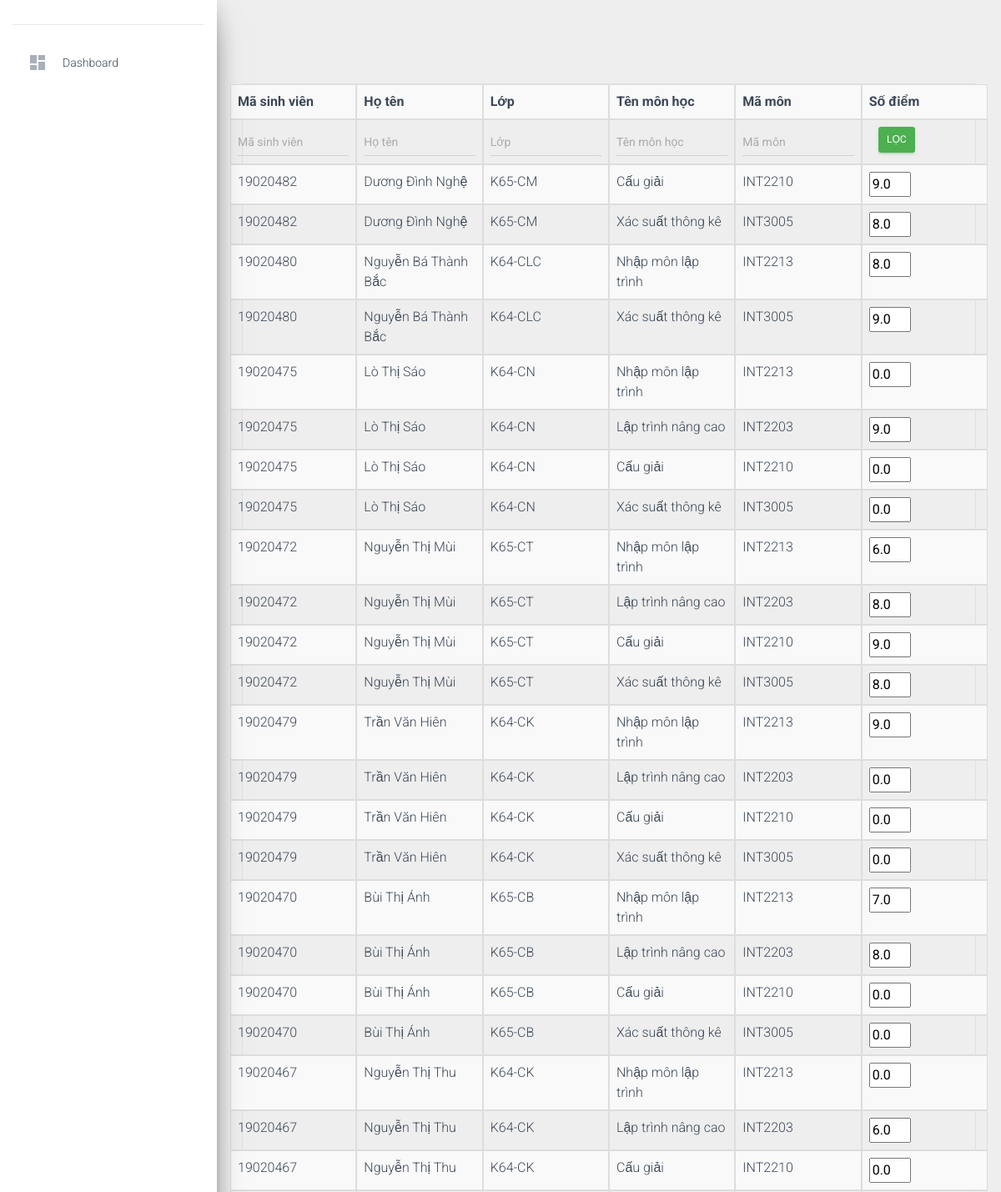
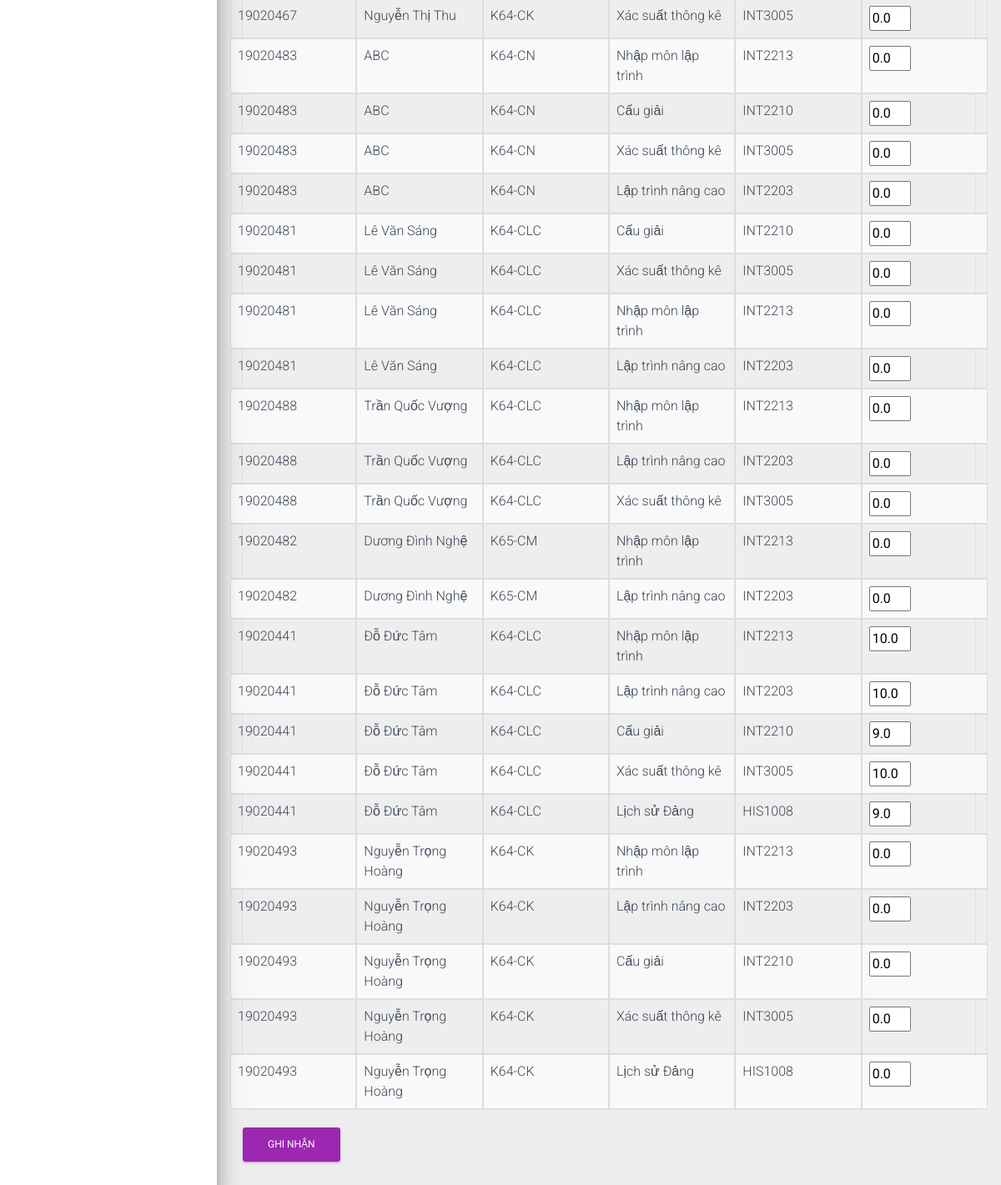
/queryOnSchoolGrade.php, run on an earlier commit of the app's database (2 pictures, top to bottom).
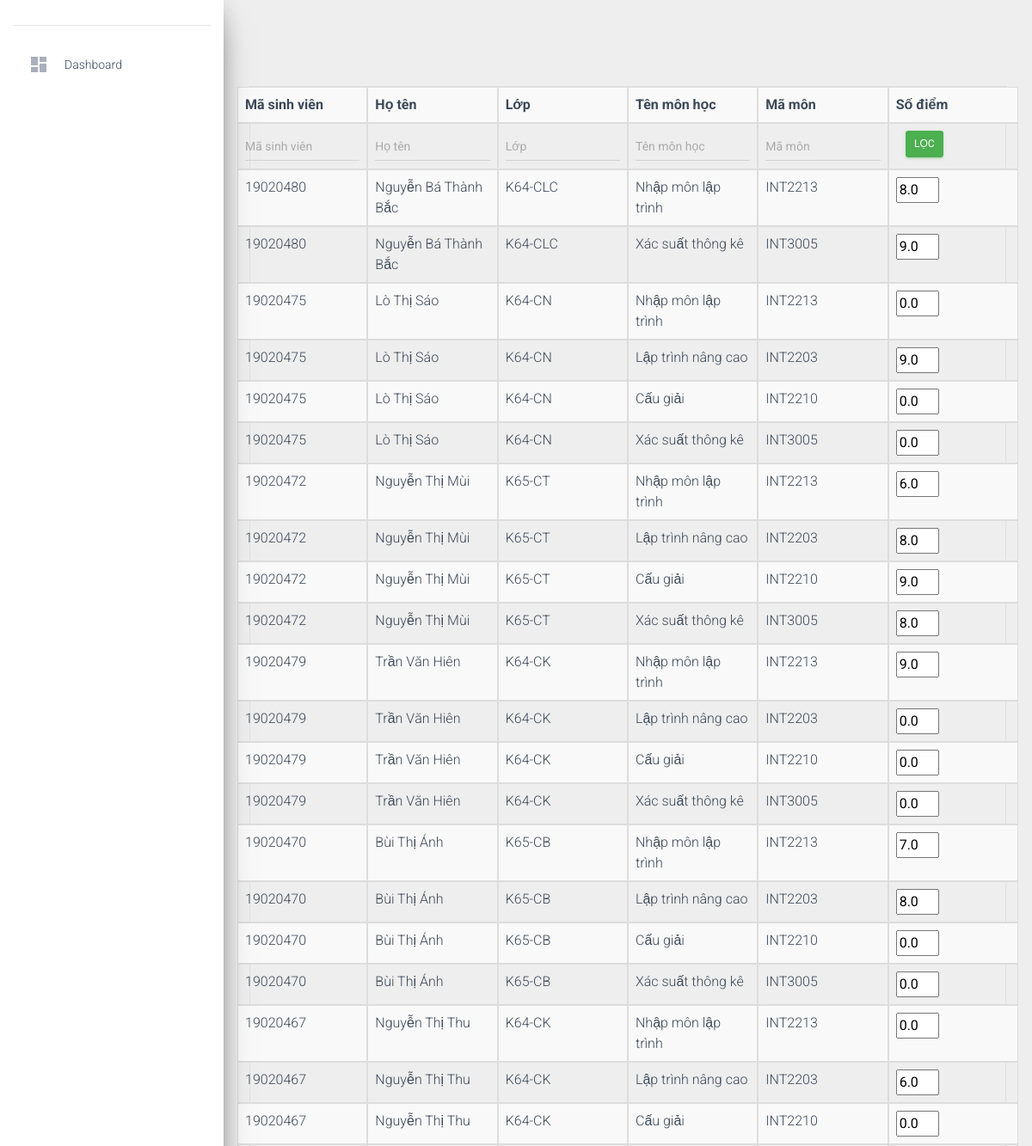
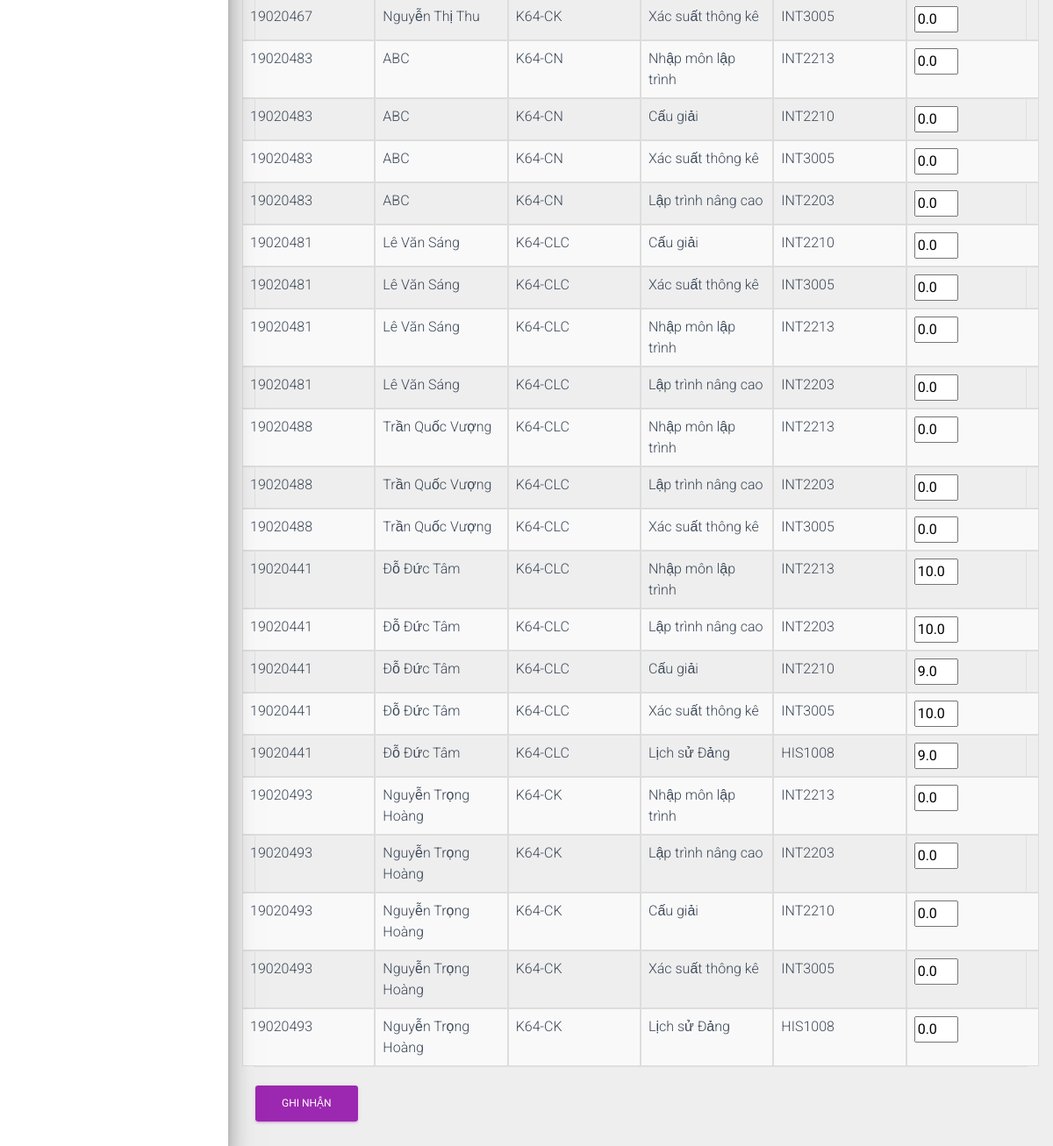
And on a later commit of the database (2 pictures, top to bottom).
### tables this page shows
CREATE TABLE `scores` (
  `id` int(11) NOT NULL,
  `score` decimal(3,1) NOT NULL,
  `courseId` int(11) NOT NULL,
  `studentId` int(11) NOT NULL
);

CREATE TABLE `students` (
  `id` int(11) NOT NULL,
  `fullName` varchar(50) NOT NULL,
  `classId` int(11) NOT NULL,
  `contactNumber` varchar(11) NOT NULL,
  `dob` date NOT NULL
);

CREATE TABLE `classes` (
  `id` int(11) NOT NULL,
  `className` varchar(12) NOT NULL,
  `maxStudent` int(11) NOT NULL,
  `numOfStudents` int(11) NOT NULL,
  `teacherId` int(11) NOT NULL
);

CREATE TABLE `courses` (
  `id` int(11) NOT NULL,
  `credit` int(11) NOT NULL,
  `startTime` varchar(5) NOT NULL,
  `endTime` varchar(5) NOT NULL,
  `place` varchar(11) NOT NULL,
  `courseCode` varchar(15) NOT NULL,
  `courseName` varchar(50) NOT NULL,
  `courseClassCode` varchar(20) NOT NULL,
  `maxStudent` int(11) NOT NULL,
  `teacherId` int(11) NOT NULL
);

### function/functions.php (called while the page is built, shortened)
<?php
function selectElementFrom($table, $element = '*', $condition = "1")
{
    global $conn;
    $sqlSelect = "SELECT $element FROM $table WHERE $condition";
    $query = $conn->query($sqlSelect);
    return $query;
}
        ?>

### queryOnSchoolGrade.php (the view, shortened to what this page needs)
<?php
require_once 'function/functions.php';?>
<!DOCTYPE html>
<html lang="en">
<head>
    <?php
    require_once "includes/headContents.php";
    ?>
</head>
<body>
<div class="wrapper ">
    <?php $active_menu = 'student';
    $sub_active = 'score' ?>
    <?php require_once 'slide_bar.php' ?>
    <div class="main-panel">
        <div class="content">
            <div class="container-fluid">
                <form method='post' action='#'>
                    <table class='table table-striped table-hover table-bordered' style='width:  100%;'>
                        <tr class="row">
                            <th class="col-sm-2">Mã sinh viên</th>
                            <th class="col-sm-2">Họ tên</th>
                            <th class="col-sm-2">Lớp</th>
                            <th class="col-sm-2">Tên môn học</th>
                            <th class="col-sm-2">Mã môn</th>
                            <th class="col-sm-2">Số điểm</th>
                        </tr>
                        <tr class="row">
                            <th class="col-sm-2"><input type="text" name="studentId" placeholder="Mã sinh viên" class="form-control"
                                                        value="<?= isset($_POST['studentId']) ? $_POST['studentId'] : '' ?>">
                            </th>
                            <th class="col-sm-2"><input type="text" name="studentName" placeholder="Họ tên" class="form-control"
                                                        value="<?= isset($_POST['studentName']) ? $_POST['studentName'] : '' ?>">
                            </th>
                            <th class="col-sm-2"><input type="text" name="className" placeholder="Lớp" class="form-control"
                                                        value="<?= isset($_POST['className']) ? $_POST['className'] : '' ?>">
                            </th>
                            <th class="col-sm-2"><input type="text" name="courseName" placeholder="Tên môn học" class="form-control"
                                                        value="<?= isset($_POST['courseName']) ? $_POST['courseName'] : '' ?>">
                            </th>
                            <th class="col-sm-2"><input type="text" name="courseCode" placeholder="Mã môn" class="form-control"
                                                        value="<?= isset($_POST['courseCode']) ? $_POST['courseCode'] : '' ?>">
                            </th>
                            <th class='col-sm-2'><input type="submit" class="btn btn-success"
                                                        style="padding: 7px 10px; margin: 0px 11px" name="filter"
                                                        value="Lọc"></th>
                        </tr>
                        <?php
                        if (isset($_POST['filter'])) {
                            $res = filterScores();
                        } else {
                            $res = selectElementFrom('scores', "*", "1");
                        }
                        if ($res) {
                            while ($data = $res->fetch_assoc()) {
                                $selectStudent = selectElementFrom('students', "*", "id = '$data[studentId]'");
                                $student = $selectStudent->fetch_assoc();
                                $name = $student['fullName'];
                                $classId = $student['classId'];
                                $selectClass = selectElementFrom('classes', "*", "id = '$classId'");
                                $class = $selectClass->fetch_assoc();
                                $class = $class['className'];
                                $selectCourse = selectElementFrom('courses', "*", "id = '$data[courseId]'");
                                $course = $selectCourse->fetch_assoc();
                                $courseName = $course['courseName'];
                                $position = $course['id'] . "_" . "$data[studentId]";
                                echo "
        	            <tr class='row'>
        	            <td class='col-sm-2'>$data[studentId]</td>
        	            <td class='col-sm-2'>$name</td>
        	            <td class='col-sm-2'>$class</td>
        	            <td class='col-sm-2'>$courseName</td>
        	            <td class='col-sm-2'>$course[courseCode]</td>
        	            <td class='col-sm-2'><input type='text' name='$position' style='width: 50px;' value='$data[score]'></td>
        	            </tr>
        	            ";
                            }
                            echo "</table>
                     <button type='submit' class='btn btn-primary' name='submit' value='submit'>Ghi nhận</button>
                     </form>";
                        } else {
                            echo "error at GetData";
                        }
                        ?>
            </div>
        </div>
    </div>
    <?php
    require_once "includes/footer.php";
    ?>
</div>
</body>
</html>

### includes/headContents.php (shortened to what this page needs)
<link rel="stylesheet" href="https://maxcdn.bootstrapcdn.com/font-awesome/latest/css/font-awesome.min.css">
<link rel="stylesheet" type="text/css" href="assets/css/material-dashboard.css"/>
<link href="assets/css/styleQueryForm.css" rel="stylesheet" type="text/css"/>
<link href="assets/css/styleQueryForm.css" rel="stylesheet"
      type="text/css"/>

### slide_bar.php (shortened to what this page needs)
<?php $active_menu = isset($active_menu) ? $active_menu : 'index'; ?>
<div class="sidebar" data-color="purple" data-background-color="white">
    <div class="logo">
    </div>
    <div class="sidebar-wrapper">
        <form class="main-form" method="get">
            <ul class="nav">
                <li class="nav-item <?= $active_menu == 'index' ? 'active' : '' ?>">
                    <a class="nav-link" href="process.php">
                        <i class="material-icons">dashboard</i>
                        <p>Dashboard</p>
                    </a>
                </li>
            </ul>
        </form>
    </div>
</div>

### includes/footer.php (shortened to what this page needs)
<footer class="footer">
	<div class="container-fluid">
		<nav class="float-left">
			<ul>
				<li><a href="https://www.creative-tim.com"> Creative Tim </a></li>
			</ul>
		</nav>
		<div class="copyright float-right">
			, made with <i class="material-icons">favorite</i> by <a
				href="https://www.creative-tim.com" target="_blank">Creative Tim</a>
		</div>
	</div>
</footer>

What changed in the data, as far as the page shows it:
removed scores: studentId "19020482", studentId.fullName "Dương Đình Nghệ", classes.className "K65-CM", courseId.courseName "Cấu giải", courseId.courseCode "INT2210", score "9.0"
removed scores: studentId "19020482", studentId.fullName "Dương Đình Nghệ", classes.className "K65-CM", courseId.courseName "Xác suất thông kê", courseId.courseCode "INT3005", score "8.0"
removed scores: studentId "19020482", studentId.fullName "Dương Đình Nghệ", classes.className "K65-CM", courseId.courseName "Nhập môn lập trình", courseId.courseCode "INT2213", score "0.0"
removed scores: studentId "19020482", studentId.fullName "Dương Đình Nghệ", classes.className "K65-CM", courseId.courseName "Lập trình nâng cao", courseId.courseCode "INT2203", score "0.0"
